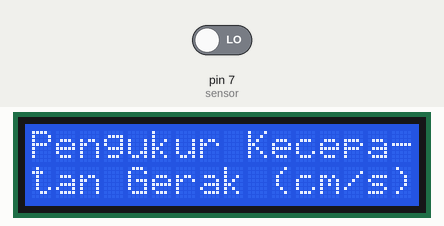
The sketch below on a simulated Arduino Leonardo, built with avr-gcc and run on an emulated ATmega32U4. On the bench: 16×2 character LCD. The test bench sets the inputs (shaded band); at power-on: pin 7 (sensor) LOW. What the sketch prints to the serial monitor is not drawn.

Above: at 0.1 s.
At 3.4 s:
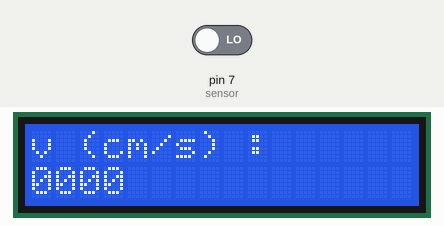

The sketch:

Pengukur_Kecepatan_v6.0r_mean.ino
```cpp
// (licence header left out)
/*
   Encoder: 20 degree each: alternating black and white stripes
   Diameter roda: 2.47 cm
   Mode: change
   Periode pulsa frekuensi tinggi (timer), Thf = 1/100000 s, fhf = 100000 Hz
   Rentang pengukuran kecepatan (omega): min. 1 rad/s, max. 200 rad/s
   Rentang pengukuran kecepatan (v): min. 2.5 cm/s, max. 500 cm/s
*/

#include <Wire.h>
#include <LiquidCrystal_I2C.h>

#define a 0.742667756402082 // faktor kalibrasi f(x)=ax+b
#define b 0 // faktor kalibrasi f(x)=ax+b
#define sensor 7 // pin sensor
#define r_roda 2.47 // jari-jari roda (cm)
#define Thf 0.00001 // s
#define omegamin 0.1 // rad/s
#define omegamax 250 // rad/s
#define BAUDRATE 115200 // baudrate B115200

LiquidCrystal_I2C lcd(0x27, 2, 1, 0, 4, 5, 6, 7, 3, POSITIVE); // atur alamat LCD I2C
const float dtheta = 20 * PI / 180; // panjang pola hitam/putih (rad). jika mode rising/falling, maka dtheta = panjang pola hitam + putih
const long n_omegamin = dtheta / (omegamin * Thf);
const long n_omegamax = dtheta / (omegamax * Thf);
volatile int i = 0;
volatile unsigned long n = 0;
volatile unsigned long n_copy = 0;
volatile unsigned long n_before = 0;
volatile unsigned long n_diff = 0;
volatile float buf[10] = {0};
volatile float omega = 0;
volatile float v = 0;
float v_buf = 0;
int omega_dummy = 123; // dummy data
int i_lcd = 0;
char charbuf[8];

void setup() {
  /* Inisiasi pin */
  pinMode(sensor, INPUT);
  attachInterrupt(digitalPinToInterrupt(sensor), hitungomega, CHANGE);

  /* Inisiasi Timer1*/
  noInterrupts();
  TCCR1A = 0; // bersihkan register A timer1
  TCCR1B = 0; // bersihkan register B timer1
  TCNT1 = 65536 - (16000000 * Thf); // muat 65536-(16MHz/prescaler)*Thf agar timer memiliki Thf = 1/100000 s
  TCCR1B |= (1 << CS10); // tanpa prescaler (prescaler = 1)
  TIMSK1 |= (1 << TOIE1); // aktifkan timer overflow interrupt
  interrupts();

  /* Inisiasi komunikasi serial */
  Serial.begin(BAUDRATE);

  /* Inisiasi LCD I2C */
  lcd.begin(16, 2);
  lcd.setCursor(0, 0);
  lcd.print("Pengukur Kecepa-");
  lcd.setCursor(0, 1);
  lcd.print("tan Gerak (cm/s)");
  delay(3000);
  TCNT1 = 65536 - (16000000 * Thf); // muat ulang
}

void loop() {
  if (n > n_omegamin) {
    n = 0; // reset n
    n_copy = 0; // reset n_copy
    v = 0;
    omega = 0;
    for (int k = 0; k < 10; k++) buf[k] = 0;
    i = 0;
  }
  v_buf = v; // kopi nilai v sehingga tidak berubah saat penampilan
  Serial.print("V"); // header data v
  sprintf(charbuf, "%04d", round(v_buf)); // penambahan angka 0 di depan nilai omega sehingga menjadi 4 digit
  Serial.println(charbuf); // kirim sebaris data melalui serial
  //Serial.println(round(v_buf));
  if (i_lcd >= 100) {
    lcd.clear();
    lcd.setCursor(0, 0);
    lcd.print("v (cm/s) :");
    lcd.setCursor(0, 1);
    lcd.print(charbuf);
    //lcd.print(round(v_buf));
    i_lcd = 0;
  }
  i_lcd++;
  delay(2);
}

void hitungomega() {
  n_before = n_copy; // kopi nilai n sebelumnya untuk filtrasi
  n_copy = n; // kopi nilai n sehingga tidak berubah saat perhitungan
  n_diff = n_copy - n_before;
  /* Jika 1 < omega < 200 rad/s (band pass filter kecepatan), maka hitung omega */
  if (n_diff < n_omegamax) {}
  else if (n_diff <= n_omegamin && n_diff >= n_omegamax) {
    n = 0; // reset n
    buf[i] = dtheta / (n_copy * Thf); // rad/s
    n_copy = 0; // reset n_copy
    i++;
    if (i > 9) {
      omega = (buf[0] + buf[1] + buf[2] + buf[3] + buf[4] + buf[5]
               + buf[6] + buf[7] + buf[8] + buf[9]) / 10; // rad/s
      v = a * (omega * r_roda) + b; // cm/s
      i = 0;
    }
  }
}

ISR(TIMER1_OVF_vect) {
  TCNT1 = 65536 - (16000000 * Thf); // muat ulang
  n++;
}
```

Measured:
- what the display in image 0 shows lasts 3.2 s, from 0.1 s to 3.3 s
